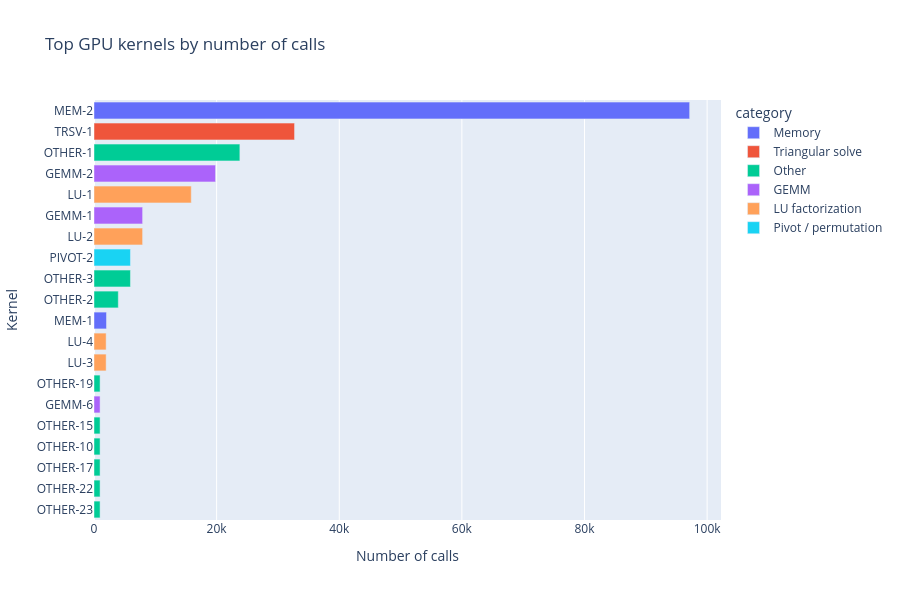

The code cell stored with this chart in its notebook:
### Code cell
# rank also in terms of raw # calls

top_count = agg.sort_values("count", ascending=False).head(20)

fig = px.bar(
    top_count,
    x="count",
    y="nickname",
    color="category",
    orientation="h",
    title="Top GPU kernels by number of calls",
    labels={"count": "Number of calls", "nickname": "Kernel"},
    height=600,
)
fig.update_layout(yaxis={"categoryorder": "total ascending"})
fig.show()

### Figure 1 — Plotly figure (JSON) as saved in the notebook; plotly's stock layout.template omitted (floating-point values rounded to 4 significant figures)
{"data": [{"hovertemplate": "category=Memory<br>Number of calls=%{x}<br>Kernel=%{y}<extra></extra>", "legendgroup": "Memory", "marker": {"color": "#636efa", "pattern": {"shape": ""}}, "name": "Memory", "orientation": "h", "showlegend": true, "textposition": "auto", "type": "bar", "x": [97151, 2038], "xaxis": "x", "y": ["MEM-2", "MEM-1"], "yaxis": "y"}, {"hovertemplate": "category=Triangular solve<br>Number of calls=%{x}<br>Kernel=%{y}<extra></extra>", "legendgroup": "Triangular solve", "marker": {"color": "#EF553B", "pattern": {"shape": ""}}, "name": "Triangular solve", "orientation": "h", "showlegend": true, "textposition": "auto", "type": "bar", "x": [32710], "xaxis": "x", "y": ["TRSV-1"], "yaxis": "y"}, {"hovertemplate": "category=Other<br>Number of calls=%{x}<br>Kernel=%{y}<extra></extra>", "legendgroup": "Other", "marker": {"color": "#00cc96", "pattern": {"shape": ""}}, "name": "Other", "orientation": "h", "showlegend": true, "textposition": "auto", "type": "bar", "x": [23791, 5946, 3964, 993, 992, 992, 992, 992, 992], "xaxis": "x", "y": ["OTHER-1", "OTHER-3", "OTHER-2", "OTHER-19", "OTHER-23", "OTHER-22", "OTHER-17", "OTHER-10", "OTHER-15"], "yaxis": "y"}, {"hovertemplate": "category=GEMM<br>Number of calls=%{x}<br>Kernel=%{y}<extra></extra>", "legendgroup": "GEMM", "marker": {"color": "#ab63fa", "pattern": {"shape": ""}}, "name": "GEMM", "orientation": "h", "showlegend": true, "textposition": "auto", "type": "bar", "x": [19824, 7930, 992], "xaxis": "x", "y": ["GEMM-2", "GEMM-1", "GEMM-6"], "yaxis": "y"}, {"hovertemplate": "category=LU factorization<br>Number of calls=%{x}<br>Kernel=%{y}<extra></extra>", "legendgroup": "LU factorization", "marker": {"color": "#FFA15A", "pattern": {"shape": ""}}, "name": "LU factorization", "orientation": "h", "showlegend": true, "textposition": "auto", "type": "bar", "x": [15864, 7928, 1982, 1982], "xaxis": "x", "y": ["LU-1", "LU-2", "LU-3", "LU-4"], "yaxis": "y"}, {"hovertemplate": "category=Pivot / permutation<br>Number of calls=%{x}<br>Kernel=%{y}<extra></extra>", "legendgroup": "Pivot / permutation", "marker": {"color": "#19d3f3", "pattern": {"shape": ""}}, "name": "Pivot / permutation", "orientation": "h", "showlegend": true, "textposition": "auto", "type": "bar", "x": [5946], "xaxis": "x", "y": ["PIVOT-2"], "yaxis": "y"}], "layout": {"barmode": "relative", "height": 600, "legend": {"title": {"text": "category"}, "tracegroupgap": 0}, "title": {"text": "Top GPU kernels by number of calls"}, "xaxis": {"anchor": "y", "domain": [0, 1], "title": {"text": "Number of calls"}}, "yaxis": {"anchor": "x", "categoryorder": "total ascending", "domain": [0, 1], "title": {"text": "Kernel"}}}}
